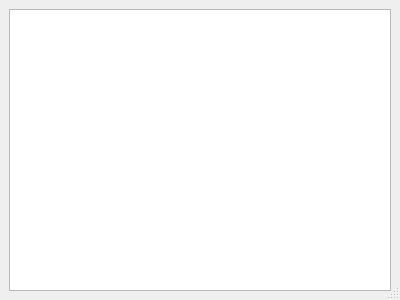
<?xml version="1.0" encoding="UTF-8"?>
<ui version="4.0">
    <class>InformationDialog</class>
    <widget class="QDialog" name="InformationDialog">
        <property name="geometry">
            <rect>
                <x>0</x>
                <y>0</y>
                <width>400</width>
                <height>300</height>
            </rect>
        </property>
        <property name="windowTitle">
            <string>Decision Descent: Client - Information</string>
        </property>
        <property name="windowIcon">
            <iconset>
                <normaloff>../../assets/write-icon.png</normaloff>../../assets/write-icon.png
            </iconset>
        </property>
        <property name="sizeGripEnabled">
            <bool>true</bool>
        </property>
        <layout class="QGridLayout" name="gridLayout">
            <property name="leftMargin">
                <number>0</number>
            </property>
            <property name="topMargin">
                <number>0</number>
            </property>
            <property name="rightMargin">
                <number>0</number>
            </property>
            <property name="bottomMargin">
                <number>0</number>
            </property>
            <item row="0" column="0">
                <widget class="QStackedWidget" name="pages">
                    <property name="currentIndex">
                        <number>0</number>
                    </property>
                    <widget class="QWidget" name="text_page">
                        <layout class="QGridLayout" name="gridLayout_2">
                            <item row="0" column="0">
                                <widget class="QTextBrowser" name="text_display"/>
                            </item>
                        </layout>
                    </widget>
                    <widget class="QWidget" name="confirmation_page">
                        <layout class="QGridLayout" name="gridLayout_3">
                            <item row="1" column="2">
                                <widget class="QPushButton" name="confirmation_no">
                                    <property name="text">
                                        <string>Cancel</string>
                                    </property>
                                </widget>
                            </item>
                            <item row="1" column="1">
                                <widget class="QPushButton" name="confirmation_yes">
                                    <property name="text">
                                        <string>OK</string>
                                    </property>
                                </widget>
                            </item>
                            <item row="1" column="0">
                                <spacer name="confirmation_spacer">
                                    <property name="orientation">
                                        <enum>Qt::Horizontal</enum>
                                    </property>
                                    <property name="sizeHint" stdset="0">
                                        <size>
                                            <width>40</width>
                                            <height>20</height>
                                        </size>
                                    </property>
                                </spacer>
                            </item>
                            <item row="0" column="0" colspan="3">
                                <widget class="QTextBrowser" name="confirmation_display"/>
                            </item>
                        </layout>
                    </widget>
                </widget>
            </item>
        </layout>
    </widget>
    <resources/>
    <connections/>
</ui>
